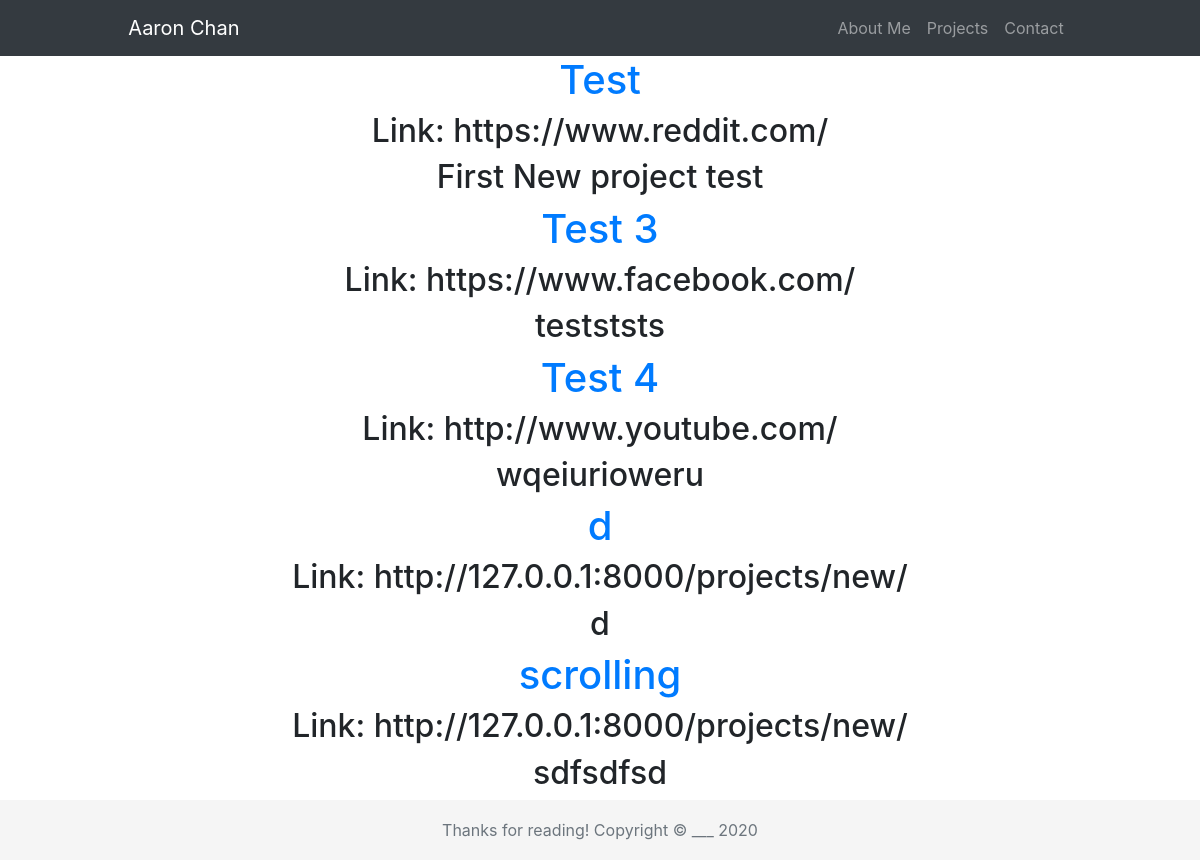
The page /projects/ on the database as committed earlier.
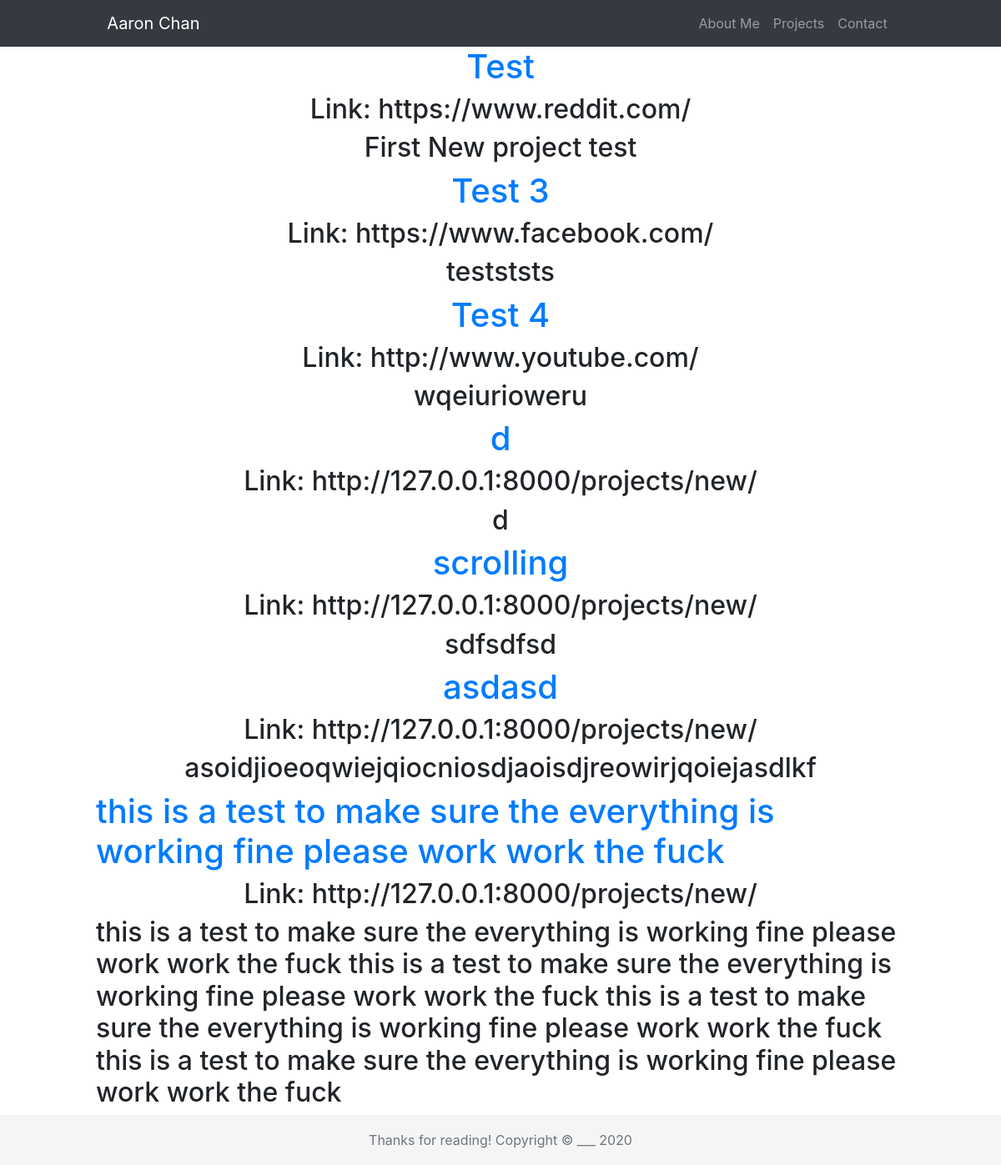
The same page on the database as committed later.
### Basic_app/models.py (models this page shows, shortened)
class Project(models.Model):
    author = models.ForeignKey('auth.User',on_delete=models.CASCADE)
    link = models.URLField()
    title = models.CharField(max_length=200)
    summary = models.TextField(max_length=500)
    text = models.TextField()

### Basic_app/views.py (the view)
# urls.py: url(r'^projects/$',views.ProjectList.as_view(),name='project_list'),
class ProjectList(ListView):
    template_name = 'projects.html'
    model = Project

### Basic_app/templates/Basic_app/projects.html
{% extends "Basic_app/base.html" %}
{% block content %}
{% for project in project_list %}
    <h1><a href="{% url 'project_detail' pk=project.pk %}">{{ project.title }}</a></h1>
    <h2>Link: {{ project.link }}</h2>
    <h2>{{ project.summary }}</h2>
{% endfor %}
{% endblock %}

### Basic_app/templates/Basic_app/base.html (shortened to what this page needs)
<!DOCTYPE html>
{% load static %}
<html>
    <head>
        <link rel="stylesheet" href="{% static 'css/bootstrap.min.css'%}">
        <link rel="stylesheet" href="{% static 'css/style.css' %}">
    </head>
    <body>
        <nav class="navbar navbar-expand-lg navbar-dark bg-dark">
            <div class="container col-md-10">
                <span class="navbar-brand">Aaron Chan</span>
                <div class="collapse navbar-collapse" id="navbarNav">
                    <ul class="navbar-nav ml-auto">
                        <li class="nav-item">
                            <a class="nav-link" href="{% url 'about' %}">About Me<span class="sr-only">(current)</span></a>
                        </li>
                        <li class="nav-item">
                            <a class="nav-link" href="{% url 'project_list' %}">Projects<span class="sr-only">(current)</span></a>
                        </li>
                        <li class="nav-item">
                            <a class="nav-link" href="{% url 'contact' %}">Contact<span class="sr-only">(current)</span></a>
                        </li>
                    </ul>
                </div>
            </div>
        </nav>
        <div class="container d-flex align-items-center flex-column col-md-10">
            {% block content %}
            {% endblock %}
        </div>
        <footer class="footer">
            <div class="d-flex justify-content-center">
              <span class="text-muted"><a href="{% url 'login' %}" id="secret_login">Thanks for reading! Copyright © ___ 2020</a></span>
            </div>
        </footer>
    </body>
</html>

### Basic_app/static/css/style.css (style rules this page uses)
h1 { color: rgb(60, 69, 189); }
html { position: relative; min-height: 100%; }
body { margin-bottom: 60px; }
.footer { position: absolute; bottom: 0; width: 100%; height: 60px; line-height: 60px; background-color: #f5f5f5; }
#secret_login, #secret_login:hover, #secret_login:focus, #secret_login:active { text-decoration: none; color: inherit; cursor: default; }

Rows that differ between the two databases and show on the page:
added Project: title "asdasd", link "http://127.0.0.1:8000/projects/new/", summary "asoidjioeoqwiejqiocniosdjaoisdjreowirjqoiejasdlkf"
added Project: title "this is a test to make sure the everything is working fine please work work the fuck", link "http://127.0.0.1:8000/projects/new/", summary "this is a test to make sure the everything is working fine please work work the fuck this is a test to make sure the everything is working fine please work work the fuck this is a test to make sure the everything is working fine please work work the fuck this is a test to make sure the everything is working fine please work work the fuck"
